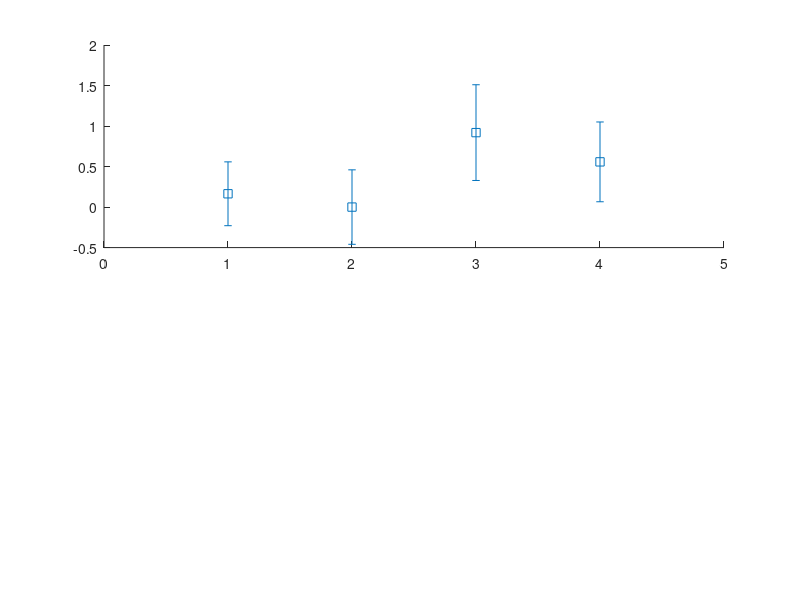

This figure's MATLAB source: (Note: this script raises an error after producing the figure.)

x   = [1 2 3 4];
l   = ['Iterative Fit' 'Multipixel Fit' 'Rest et al' 'M.Slezák'];
e   = [30472.569  30472.564 30472.592 30472.581];
ee  = [0.012 0.014 0.018 0.015];
w   = [1.149 1.143 1.105 1.135];
we  = [0.024 0.041 0.039 0.045];
chi2= [1268 1267.3 1257 1317];
dof = [1278 1198 1198 1198];

% Line Position
figure(1)
subplot(2,1,1)
errorbar(x,(e./e(2)*100-100)*1e4,ee./e(2)*100*1e4,'s','MarkerSize',10,'MarkerEdgeColor','black','MarkerFaceColor','black','LineWidth',2)
xticks([1 2 3 4])
xticklabels({'Iterative Fit' 'Multipixel Fit' 'Rest et al*' 'M.Slezák**'})
ylabel('Line Position (ppm)')
xlim([0.5 4.5]) 
grid on
set(gca,'FontSize',16);

subplot(2,1,2)
errorbar(x,w./w(2)*100-100,we./w(2)*100,'s','MarkerSize',10,'MarkerEdgeColor','black','MarkerFaceColor','black','LineWidth',2)
ylabel('Line Width (%)')
xlim([0.5 4.5]) 
xticks([1 2 3 4])
xticklabels({'Iterative Fit' 'Multipixel Fit' 'Rest et al*' 'M.Slezák**'})
grid on
set(gca,'FontSize',16);

x   = [1 2 3 4 5 6 7 8 ];
l   = ['4057' '4058' '4059' '4060' '4063' '4064' '4065' '4066'];
E0     = [];
E0Err  = [0.012 0.014 0.018 0.015];


% Line Position
fig = figure('Name','VFT Fits','NumberTitle','off','rend','painters','pos',[10 10 1400 800]);
subplot(2,1,1)
errorbar(x,(e./e(2)*100-100)*1e4,ee./e(2)*100*1e4,'s','MarkerSize',10,'MarkerEdgeColor','black','MarkerFaceColor','black','LineWidth',2)
xticks([1 2 3 4])
xticklabels({'Iterative Fit' 'Multipixel Fit' 'Rest et al*' 'M.Slezák**'})
ylabel('Line Position (ppm)')
xlim([0.5 4.5]) 
grid on
set(gca,'FontSize',16);

subplot(2,1,2)
errorbar(x,w./w(2)*100-100,we./w(2)*100,'s','MarkerSize',10,'MarkerEdgeColor','black','MarkerFaceColor','black','LineWidth',2)
ylabel('Line Width (%)')
xlim([0.5 4.5]) 
xticks([1 2 3 4])
xticklabels({'Iterative Fit' 'Multipixel Fit' 'Rest et al*' 'M.Slezák**'})
grid on
set(gca,'FontSize',16);